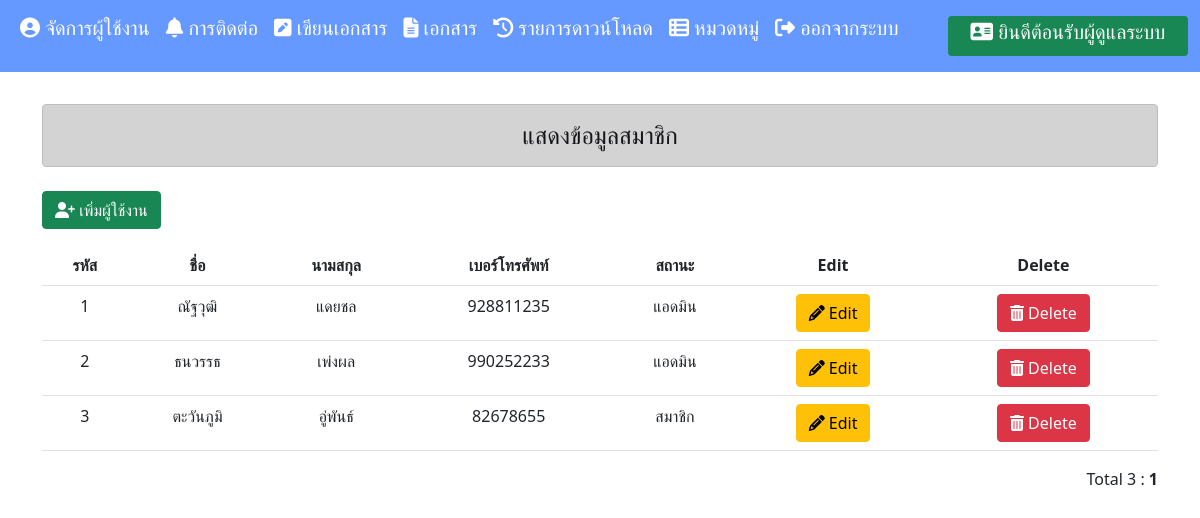
/indexadmin.php, run on the app's committed database.
### tables this page shows
CREATE TABLE `member` (
  `id_member` int(11) NOT NULL COMMENT 'ไอดีสมาชิก',
  `name` varchar(255) NOT NULL COMMENT 'ชื่อ',
  `lastname` varchar(255) NOT NULL COMMENT 'นามสกุล',
  `phone` int(10) NOT NULL COMMENT 'โทรศัพท์',
  `username` varchar(255) NOT NULL,
  `m_password` int(255) NOT NULL,
  `status` varchar(1) NOT NULL COMMENT '0=user 1=admin'
);

### indexadmin.php (the view, shortened to what this page needs)
<?php
include 'condb.php';
?>
<!DOCTYPE html>
<html lang="en">
<head>
<link href="https://cdn.jsdelivr.net/npm/bootstrap@5.1.3/dist/css/bootstrap.min.css" rel="stylesheet">
<link rel="stylesheet" href="css/font-awesome.min.css">
</head>
<body>
<?php
include 'navadmin.php';
?>
<br>
<div class="container" style="width:100%">
<div style="overflow-x:auto;">
<div class="h4 text-center alert alert-dark mb-4 mt-2" stlye="width:100%" role="alert">แสดงข้อมูลสมาชิก</div>
<a href="adduser.php" class="btn btn-success mb-3"><i class="fa fa-user-plus" aria-hidden="true"></i>
เพิ่มผู้ใช้งาน</a>
  <table class="table table-hover">
      <tr>
        <th>รหัส</th>
        <th>ชื่อ</th>
        <th>นามสกุล</th>
        <th>เบอร์โทรศัพท์</th>
        <th>สถานะ</th>
        <th>Edit</th>
        <th>Delete</th>
      </tr>
      <?php
        $sql = "SELECT * FROM member";
        $result=mysqli_query($conn,$sql);
        $Num_Rows = mysqli_num_rows($result);
$Per_Page = 10;
$Page = $_GET["Page"];
if(!$_GET["Page"])
{
    $Page=1;
}
$Page_Start = (($Per_Page*$Page)-$Per_Page);
if($Num_Rows<=$Per_Page)
{
    $Num_Pages =1;
}
$sql .=" ORDER BY id_member ASC LIMIT $Page_Start , $Per_Page";
$result=mysqli_query($conn,$sql);
        while($row=mysqli_fetch_array($result)){
          if($row['status'] == "1") {
            $status = "แอดมิน" ;
          }else{
            $status = "สมาชิก";
          }
      ?>
      <tr>
        <td><?=$row["id_member"]?></td>
        <td><?=$row["name"]?></td>
        <td><?=$row["lastname"]?></td>
        <td><?=$row["phone"]?></td>
        <td><?=$status?></td>
        <td><a href="editmember.php?id=<?=$row["id_member"]?>" class="btn btn-warning "><i class="fa fa-pencil" aria-hidden="true"></i>
 Edit</a></td>
        <td><a href="deletemember.php?id=<?=$row["id_member"]?>" class="btn btn-danger" onclick="Del(this.href);return false;"><i class="fa fa-trash" aria-hidden="true"></i>
 Delete</a>   </td>
      </tr>
      <?php
        }
      ?>
  </table>
  <div style="float:right;">
    Total <?php echo $Num_Rows;?> :
    <?php
    for($i=1; $i<=$Num_Pages; $i++){
        if($i != $Page)
        {
            echo "[ <a href='$_SERVER[SCRIPT_NAME]?Page=$i'>$i</a> ]";
        }
        else
        {
            echo "<b> $i </b>";
        }
    }
            ?>
  </div>
</div>
</body>
</html>

### navadmin.php (shortened to what this page needs)
<link rel="stylesheet" href="css/font-awesome.min.css">
<nav class="navbar navbar-expand-lg navbar-light" style="background-color: #6699FF	;">
  <div class="container-fluid">
    <div class="collapse navbar-collapse" id="navbarText">
      <ul class="navbar-nav me-auto mb-7 ">
        <li class="nav-item">
          <a class="nav-link" aria-current="page" href="indexadmin.php?Page=1"><h5><p style="color:white"><i class="fa fa-user-circle" aria-hidden="true"></i>
 จัดการผู้ใช้งาน</p></h5></a>
        </li>
        <li class="nav-item">
          <a class="nav-link" aria-current="page" href="feed.php"><h5><p style="color:white"><i class="fa fa-bell" aria-hidden="true"></i>
 การติดต่อ</p></h5></a>
        </li>
        <li class="nav-item">
          <a class="nav-link" href="createpage.php?Page=1"><h5><p style="color:white"><i class="fa fa-pencil-square" aria-hidden="true"></i>
 เขียนเอกสาร</p></h5></a>
        </li>
        <li class="nav-item">
          <a class="nav-link" href="document.php?Page=1"><h5><p style="color:white"><i class="fa fa-file-text" aria-hidden="true"></i>
 เอกสาร</p></h5>
          </a>
        </li>
        <li class="nav-item">
          <a class="nav-link" href="record_document.php?Page=1"><h5><p style="color:white"><i class="fa fa-history" aria-hidden="true"></i>
รายการดาวน์โหลด</p></h5></a>
        </li>
        <li class="nav-item">
          <a class="nav-link" href="topic.php?Page=1"><h5><p style="color:white"><i class="fa fa-th-list" aria-hidden="true"></i>
 หมวดหมู่</p></h5></a>
        </li>
        <li class="nav-item">
          <a class="nav-link" href="logout.php"><h5><p style="color:white"><i class="fa fa-sign-out" aria-hidden="true"></i>
 ออกจากระบบ</p></h5></a>
        </li>
      </ul>
      <span class="navbar-text">
        <div class="badge bg-success text-wrap " style="width: 15rem;">
        <h5><i class="fa fa-address-card" aria-hidden="true"></i>
 ยินดีต้อนรับผู้ดูแลระบบ</h5>
      </span>
    </div>
  </div>
</nav>

### indexadmin.php (style rules this page uses)
table { border-collapse: collapse; border-spacing: 0; width: 100%; }
th, td { text-align: center; padding: 8px; }

### data on the page
member: id_member "1", name "ณัฐวุฒิ", lastname "แดยชล", phone "928811235", status "แอดมิน"
member: id_member "2", name "ธนวรรธ", lastname "เพ่งผล", phone "990252233", status "แอดมิน"
member: id_member "3", name "ตะวันภูมิ", lastname "อู่พันธ์", phone "82678655", status "สมาชิก"

### other printed values
$Num_Rows "3"
